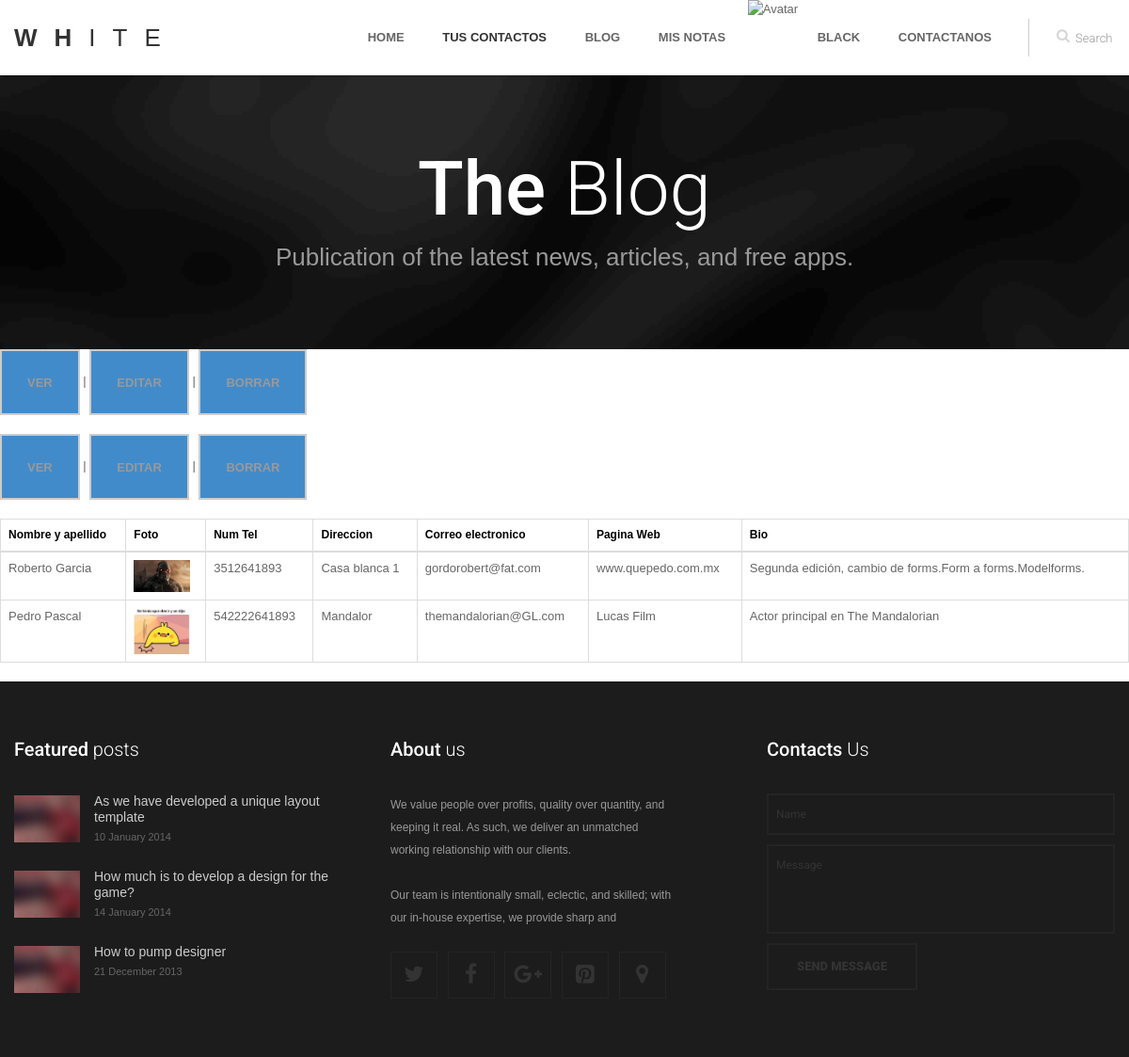
/list (signed in), run on the app's committed database.
### agendaApp/models.py (models this page shows)
class AgendaModel(models.Model):
    name = models.CharField(max_length=100)
    last_name = models.CharField(max_length=100)
    tel_number = models.IntegerField()
    addres = models.CharField(max_length=140)
    email = models.EmailField()
    web = models.CharField(max_length=240)
    bio = models.TextField(max_length=300)
    picture = models.ImageField(upload_to='media/agenda')

### agendaApp/views.py (the view)
# urls.py: url(r'^list', ContactList.as_view(), name='list'),
class ContactList(LoginRequiredMixin, CustomContextAvatarMixin, ListView):
    model = AgendaModel
    template_name = "agenda/contact_list.html"
    context_object_name = 'contacts'

### homeApp/views.py (called while the page is built)
    def get_context_data(self, **kwargs):
        context = super().get_context_data(**kwargs)
        avatar = Avatar.objects.filter(user=self.request.user).first()
        context['url'] = avatar.imagen.url
        return context

### template/agenda/contact_list.html (shortened to what this page needs)
{% extends "base.html" %}
{% load static %}
{% block content %}
<table class="table table-bordered">
    <thead>
        <tr class="texto-destacado">
            <td >Nombre y apellido</td>
            <td>Foto</td>
            <td>Num Tel</td>
            <td>Direccion</td>
            <td>Correo electronico</td>
            <td>Pagina Web</td>
            <td>Bio</td>
        </tr>
    </thead>
    <tbody>
    {% for contact in object_list %}
        <tr>
            <td>{{ contact.name }} {{ contact.last_name }}</td>
            <td><img width= "60px" height="60px" src="{{ contact.picture.url}}"></td>
            <td>{{ contact.tel_number }}</td>
            <td>{{ contact.addres }}</td>
            <td>{{ contact.email }}</td>
            <td>{{ contact.web }}</td>
            <td>{{ contact.bio }}</td>
            <p>
                <a class="btn btn-primary" href="{% url 'contact:detail' contact.id %}">Ver</a> |
                <a class="btn btn-primary" href="{% url 'contact:edit' contact.id %}">Editar</a> |
                <a class="btn btn-primary" href="{% url 'contact:delete' contact.id %}">Borrar</a>
            </p>
        </tr>
    {% endfor %}
    </tbody>
</table>
{% endblock %}

### template/base.html (shortened to what this page needs)
{% load static %}
<!DOCTYPE html>
<head>
	<link href={% static "css/bootstrap.min.css" %} rel="stylesheet" type="text/css" />
	<link href={% static "css/flexslider.css" %} rel="stylesheet" type="text/css" />
	<link href={% static "css/animate.css" %} rel="stylesheet" type="text/css" media="all" />
    <link href={% static "css/owl.carousel.css" %} rel="stylesheet">
	<link href={% static "css/style.css" %} rel="stylesheet" type="text/css" />
	<link href={% static "css/colors/" %} rel="stylesheet" type="text/css" id="colors" />
	<link href="http://netdna.bootstrapcdn.com/font-awesome/4.0.3/css/font-awesome.css" rel="stylesheet">
</head>
<body>
<div class="preloader_hide">
	<div id="page" class="single_page">
		<header>
			<div class="menu_block">
				<div class="container clearfix">
					<div class="logo pull-left">
						<a href="index.html" ><span class="b1">w</span><span class="b2">h</span><span class="b3">i</span><span class="b4">t</span><span class="b5">e</span></a>
					</div>
					<div id="search-form" class="pull-right">
						<form method="get" action="#">
							<input type="text" name="Search" value="Search" onFocus="if (this.value == 'Search') this.value = '';" onBlur="if (this.value == '') this.value = 'Search';" />
						</form>
					</div>
					<div class="pull-right">
						<nav class="navmenu center">
							<ul>
								<li class="first scroll_btn {% if request.path == '/' %}active{% endif %}">
									<a href="{% url 'Home' %}">Home</a>
								</li>
								<li class="sub-menu {% if request.path == '/list' %}active{% endif %}">
									<a  href="{% url 'contact:list' %}">tus contactos</a>
								</li>
								<li class="sub-menu {% if request.path == '/blog' %}active{% endif %}">
										<a href="{% url 'Blog' %}">Blog</a>
								</li>
								<li class="sub-menu {% if request.path == '/notas' %}active{% endif %}">
									<a href="{% url 'notas:list' %}">Mis notas</a>
								</li>
								{% if request.user.is_authenticated %}
									<img width= "40px" height="40px" src="{{url}}" alt="Avatar">
									<li class="sub-menu">
										<a href="javascript:void(0);">{{user.get_username}}</a>
									</li>
								{% else %}
									<li><a href="{% url 'Login'%}?next={{request.path}}">Login</a></li>
								{% endif %}
								<li class="scroll_btn last {% if request.path == '/contactanos' %}active{% endif %}">
									<a href="{% url 'Contactanos' %}">Contactanos</a>
								</li>
							</ul>
						</nav>
					</div>
				</div>
			</div>
		</header>
		<section class="breadcrumbs_block clearfix parallax">
			<div class="container center">
				<h2><b>The</b> Blog</h2>
				<p>Publication of the latest news, articles, and free apps.</p>
			</div>
		</section>
		<section id="content">
			<div class="container">
				<div class="row">
				{% block content %}
				{% endblock %}
				</div>
			</div>
		</section>
	</div>
	<section id="contacts">
	</section>
	<footer>
		<div class="container">
			<div class="row" data-appear-top-offset="-200" data-animated="fadeInUp">
				<div class="col-lg-4 col-md-4 col-sm-6 padbot30">
					<h4><b>Featured</b> posts</h4>
					<div class="recent_posts_small clearfix">
						<div class="post_item_img_small">
							<img src={% static "images/blog/3.jpg" %} alt="" />
						</div>
						<div class="post_item_content_small">
							<a class="title" href="blog.html" >As we have developed a unique layout template</a>
							<ul class="post_item_inf_small">
								<li>10 January 2014</li>
							</ul>
						</div>
					</div>
					<div class="recent_posts_small clearfix">
						<div class="post_item_img_small">
							<img src={% static "images/blog/3.jpg" %} alt="" />
						</div>
						<div class="post_item_content_small">
							<a class="title" href="blog.html" >How much is to develop a design for the game?</a>
							<ul class="post_item_inf_small">
								<li>14 January 2014</li>
							</ul>
						</div>
					</div>
					<div class="recent_posts_small clearfix">
						<div class="post_item_img_small">
							<img src={% static "images/blog/3.jpg" %} alt="" />
						</div>
						<div class="post_item_content_small">
							<a class="title" href="blog.html" >How to pump designer</a>
							<ul class="post_item_inf_small">
								<li>21 December 2013</li>
							</ul>
						</div>
					</div>
				</div>
				<div class="col-lg-4 col-md-4 col-sm-6 padbot30 foot_about_block">
					<h4><b>About</b> us</h4>
					<p>We value people over profits, quality over quantity, and keeping it real. As such, we deliver an unmatched working relationship with our clients.</p>
					<p>Our team is intentionally small, eclectic, and skilled; with our in-house expertise, we provide sharp and</p>
					<ul class="social">
						<li><a href="javascript:void(0);" ><i class="fa fa-twitter"></i></a></li>
						<li><a href="javascript:void(0);" ><i class="fa fa-facebook"></i></a></li>
						<li><a href="javascript:void(0);" ><i class="fa fa-google-plus"></i></a></li>
						<li><a href="javascript:void(0);" ><i class="fa fa-pinterest-square"></i></a></li>
						<li><a href="javascript:void(0);" ><i class="map_show fa fa-map-marker"></i></a></li>
					</ul>
				</div>
				<div class="col-lg-4 col-md-4 padbot30">
					<h4><b>Contacts</b> Us</h4>
					<div class="span9 contact_form">
						<div id="fields">
							<form id="contact-form-face" class="clearfix" action="#">
								<input type="text" name="name" value="Name" onFocus="if (this.value == 'Name') this.value = '';" onBlur="if (this.value == '') this.value = 'Name';" />
								<textarea name="message" onFocus="if (this.value == 'Message') this.value = '';" onBlur="if (this.value == '') this.value = 'Message';">Message</textarea>
								<input class="contact_btn" type="submit" value="Send message" />
							</form>
						</div>
					</div>
				</div>
			</div>
		</div>
	</footer>
</div>
</body>
</html>

### data on the page
AgendaModel: name "Roberto", last_name "Garcia", picture (picture), tel_number "3512641893", addres "Casa blanca 1", email "gordorobert@fat.com", web "www.quepedo.com.mx", bio "Segunda edición, cambio de forms.Form a forms.Modelforms."
AgendaModel: name "Pedro", last_name "Pascal", picture (picture), tel_number "542222641893", addres "Mandalor", email "themandalorian@GL.com", web "Lucas Film", bio "Actor principal en The Mandalorian"

### other printed values
{{ user.get_username }} "BLACK"
